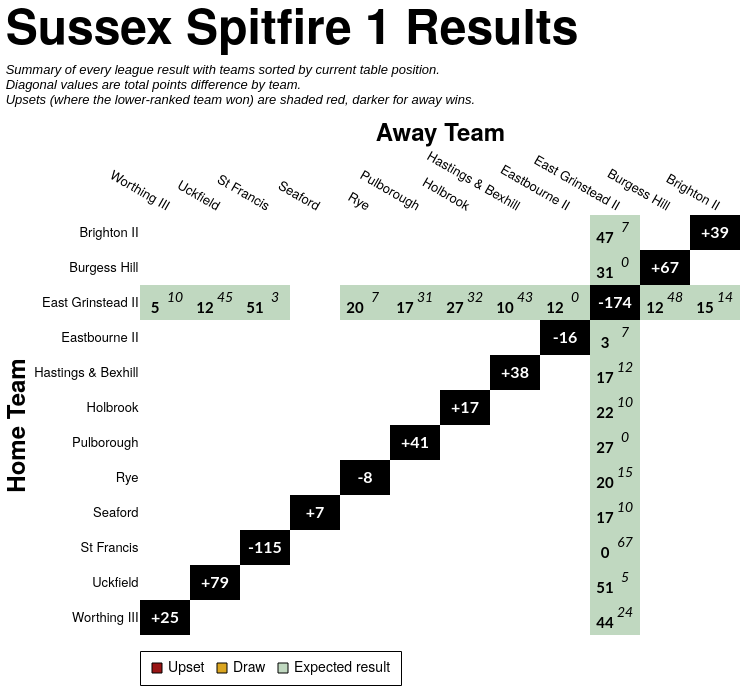

Write a Vega-Lite specification for this figure.
### Vega-Lite specification from a JSON file in a GitHub repository (floating-point values rounded to 4 significant figures; data arrays with more than 128 entries replaced by an {"elided": "..."} marker saying what was removed)
{"config": {"axis": {"labelFont": "PT Sans Narrow, Helvetica Neue, Helvetica, Arial, sans-serif", "titleFont": "PT Sans Narrow, Helvetica Neue, Helvetica, Arial, sans-serif", "labelFontSize": 13, "titleFontSize": 24, "gridColor": "#202947", "gridOpacity": 0.2, "zindex": 1}, "text": {"font": "Lato, sans-serif"}, "bar": {"cornerRadiusEnd": 5}, "header": {"labelFont": "PT Sans Narrow, Helvetica Neue, Helvetica, Arial, sans-serif", "titleFont": "PT Sans Narrow, Helvetica Neue, Helvetica, Arial, sans-serif", "labelFontSize": 24, "titleFontSize": 28, "labelFontWeight": "bold", "orient": "left"}, "legend": {"labelFont": "PT Sans Narrow, Helvetica Neue, Helvetica, Arial, sans-serif", "titleFont": "PT Sans Narrow, Helvetica Neue, Helvetica, Arial, sans-serif", "labelFontSize": 14, "titleFontSize": 16, "titlePadding": 5, "fillColor": "white", "strokeColor": "black", "padding": 10, "titleFontWeight": "lighter", "titleFontStyle": "italic", "titleColor": "gray", "offset": 10}, "title": {"font": "PT Sans Narrow, Helvetica Neue, Helvetica, Arial, sans-serif", "fontSize": 48, "fontWeight": "bold", "anchor": "start", "align": "center", "titlePadding": 20, "subtitlePadding": 10, "subtitleFontSize": 13, "subtitleColor": "", "subtitleFontStyle": "italic", "offset": 15, "color": "black"}, "axisX": {"labelAngle": 0}, "facet": {"title": null, "header": null, "align": {"row": "each", "column": "each"}, "spacing": 10}, "resolve": {"scale": {"y": "independent", "facet": "independent"}}, "background": "transparent", "scale": {"offsetBandPaddingOuter": 0.2, "offsetBandPaddingInner": 0.1}, "view": {"stroke": null, "background": "transparent"}}, "layer": [{"data": {"name": "data-78eb783b61e2edd8e6a97995017cc460"}, "mark": {"type": "rect"}, "encoding": {"color": {"field": "unexpected_result", "legend": {"labelExpr": "datum.value === 'Upset (Away Win)' ? 'Upset' : datum.value", "labelLimit": 220, "offset": 16, "orient": "bottom", "symbolStrokeColor": "black", "symbolStrokeWidth": 1, "values": ["Upset (Away Win)", "Draw", "Expected result"]}, "scale": {"domain": ["Expected result", "Upset (Home Win)", "Upset (Away Win)", "Draw", "To be played", "N/A"], "range": ["#146f1444", "#991515bb", "#991515", "goldenrod", "white", "black"]}, "title": null, "type": "nominal"}, "opacity": {"condition": {"test": "datum.home_team == param_18.home_team || datum.away_team == param_18.home_team || !isValid(param_18.home_team)", "value": 1.0}, "value": 0.1}, "tooltip": [{"field": "home_team", "title": "Home", "type": "nominal"}, {"field": "away_team", "title": "Away", "type": "nominal"}, {"field": "home_score_text", "title": "Home Score", "type": "nominal"}, {"field": "away_score_text", "title": "Away Score", "type": "nominal"}, {"field": "result", "title": "Result", "type": "nominal"}, {"field": "unexpected_result", "title": "Unexpectedness", "type": "nominal"}, {"field": "date", "format": "%d %b %Y", "title": "Date", "type": "temporal"}], "x": {"axis": {"domain": false, "grid": false, "labelAngle": 30, "orient": "top", "ticks": false}, "field": "away_team", "sort": ["Worthing III", "Uckfield", "St Francis", "Seaford", "Rye", "Pulborough", "Holbrook", "Hastings & Bexhill", "Eastbourne II", "East Grinstead II", "Burgess Hill", "Brighton II"], "title": "Away Team", "type": "nominal"}, "y": {"axis": {"domain": false, "grid": false, "ticks": false}, "field": "home_team", "sort": ["Brighton II", "Burgess Hill", "East Grinstead II", "Eastbourne II", "Hastings & Bexhill", "Holbrook", "Pulborough", "Rye", "Seaford", "St Francis", "Uckfield", "Worthing III"], "title": "Home Team", "type": "nominal"}}, "name": "view_15"}, {"data": {"name": "data-78eb783b61e2edd8e6a97995017cc460"}, "mark": {"type": "text", "fontStyle": "italic", "size": 14, "xOffset": 10, "yOffset": -5}, "encoding": {"color": {"condition": {"test": "(datum.home_team == param_18.home_team || datum.away_team == param_18.home_team || !isValid(param_18.home_team)) && datum.unexpected_result == 'Expected result'", "value": "black"}, "value": "white"}, "text": {"field": "away_score_text", "type": "nominal"}, "x": {"field": "away_team", "sort": ["Worthing III", "Uckfield", "St Francis", "Seaford", "Rye", "Pulborough", "Holbrook", "Hastings & Bexhill", "Eastbourne II", "East Grinstead II", "Burgess Hill", "Brighton II"], "type": "nominal"}, "y": {"field": "home_team", "sort": ["Brighton II", "Burgess Hill", "East Grinstead II", "Eastbourne II", "Hastings & Bexhill", "Holbrook", "Pulborough", "Rye", "Seaford", "St Francis", "Uckfield", "Worthing III"], "type": "nominal"}}, "transform": [{"filter": "datum.away_score_text != '' && datum.away_score_text != 'WO'"}]}, {"data": {"name": "data-78eb783b61e2edd8e6a97995017cc460"}, "mark": {"type": "text", "size": 12, "xOffset": 10, "yOffset": -5}, "encoding": {"color": {"condition": {"test": "(datum.home_team == param_18.home_team || datum.away_team == param_18.home_team || !isValid(param_18.home_team)) && datum.unexpected_result == 'Expected result'", "value": "black"}, "value": "white"}, "text": {"field": "away_score_text", "type": "nominal"}, "x": {"field": "away_team", "sort": ["Worthing III", "Uckfield", "St Francis", "Seaford", "Rye", "Pulborough", "Holbrook", "Hastings & Bexhill", "Eastbourne II", "East Grinstead II", "Burgess Hill", "Brighton II"], "type": "nominal"}, "y": {"field": "home_team", "sort": ["Brighton II", "Burgess Hill", "East Grinstead II", "Eastbourne II", "Hastings & Bexhill", "Holbrook", "Pulborough", "Rye", "Seaford", "St Francis", "Uckfield", "Worthing III"], "type": "nominal"}}, "transform": [{"filter": "datum.away_score_text == 'WO'"}]}, {"data": {"name": "data-78eb783b61e2edd8e6a97995017cc460"}, "mark": {"type": "text", "fontWeight": "bold", "size": 15, "xOffset": -10, "yOffset": 5}, "encoding": {"color": {"condition": {"test": "(datum.home_team == param_18.home_team || datum.away_team == param_18.home_team || !isValid(param_18.home_team)) && datum.unexpected_result == 'Expected result'", "value": "black"}, "value": "white"}, "text": {"field": "home_score_text", "type": "nominal"}, "x": {"field": "away_team", "sort": ["Worthing III", "Uckfield", "St Francis", "Seaford", "Rye", "Pulborough", "Holbrook", "Hastings & Bexhill", "Eastbourne II", "East Grinstead II", "Burgess Hill", "Brighton II"], "type": "nominal"}, "y": {"field": "home_team", "sort": ["Brighton II", "Burgess Hill", "East Grinstead II", "Eastbourne II", "Hastings & Bexhill", "Holbrook", "Pulborough", "Rye", "Seaford", "St Francis", "Uckfield", "Worthing III"], "type": "nominal"}}, "transform": [{"filter": "datum.home_score_text != '' && datum.home_score_text != 'WO'"}]}, {"data": {"name": "data-78eb783b61e2edd8e6a97995017cc460"}, "mark": {"type": "text", "size": 12, "xOffset": -10, "yOffset": 5}, "encoding": {"color": {"condition": {"test": "(datum.home_team == param_18.home_team || datum.away_team == param_18.home_team || !isValid(param_18.home_team)) && datum.unexpected_result == 'Expected result'", "value": "black"}, "value": "white"}, "text": {"field": "home_score_text", "type": "nominal"}, "x": {"field": "away_team", "sort": ["Worthing III", "Uckfield", "St Francis", "Seaford", "Rye", "Pulborough", "Holbrook", "Hastings & Bexhill", "Eastbourne II", "East Grinstead II", "Burgess Hill", "Brighton II"], "type": "nominal"}, "y": {"field": "home_team", "sort": ["Brighton II", "Burgess Hill", "East Grinstead II", "Eastbourne II", "Hastings & Bexhill", "Holbrook", "Pulborough", "Rye", "Seaford", "St Francis", "Uckfield", "Worthing III"], "type": "nominal"}}, "transform": [{"filter": "datum.home_score_text == 'WO'"}]}, {"data": {"name": "data-f49607e97df2edf9d0ff06204ec3ff56"}, "mark": {"type": "text", "color": "white", "fontWeight": "bold", "size": 16}, "encoding": {"text": {"field": "display_text", "type": "nominal"}, "tooltip": [{"field": "home_team", "title": "Team", "type": "nominal"}, {"field": "display_text", "title": "Points Difference", "type": "nominal"}], "x": {"field": "away_team", "sort": ["Worthing III", "Uckfield", "St Francis", "Seaford", "Rye", "Pulborough", "Holbrook", "Hastings & Bexhill", "Eastbourne II", "East Grinstead II", "Burgess Hill", "Brighton II"], "type": "nominal"}, "y": {"field": "home_team", "sort": ["Brighton II", "Burgess Hill", "East Grinstead II", "Eastbourne II", "Hastings & Bexhill", "Holbrook", "Pulborough", "Rye", "Seaford", "St Francis", "Uckfield", "Worthing III"], "type": "nominal"}}}], "height": {"step": 35}, "params": [{"name": "param_18", "select": {"type": "point", "clear": "dblclick", "fields": ["home_team"], "on": "click"}, "value": null, "views": ["view_15"]}], "title": {"text": "Sussex Spitfire 1 Results", "subtitle": ["Summary of every league result with teams sorted by current table position.", "Diagonal values are total points difference by team.", "Upsets (where the lower-ranked team won) are shaded red, darker for away wins."]}, "width": {"step": 50}, "$schema": "https://vega.github.io/schema/vega-lite/v5.20.1.json", "datasets": {"data-78eb783b61e2edd8e6a97995017cc460": {"elided": "144 records"}, "data-f49607e97df2edf9d0ff06204ec3ff56": [{"home_team": "Brighton II", "away_team": "Brighton II", "match_id": null, "date": "", "home_score": null, "away_score": null, "home_walkover": null, "away_walkover": null, "result": "N/A", "home_score_text": "", "away_score_text": "", "wo_result": "", "score_text": "", "display_text": "+39", "is_diagonal": true, "result_simple": "N/A", "unexpected_result": "N/A", "unexpected_opacity": 1.0}, {"home_team": "Burgess Hill", "away_team": "Burgess Hill", "match_id": null, "date": "", "home_score": null, "away_score": null, "home_walkover": null, "away_walkover": null, "result": "N/A", "home_score_text": "", "away_score_text": "", "wo_result": "", "score_text": "", "display_text": "+67", "is_diagonal": true, "result_simple": "N/A", "unexpected_result": "N/A", "unexpected_opacity": 1.0}, {"home_team": "East Grinstead II", "away_team": "East Grinstead II", "match_id": null, "date": "", "home_score": null, "away_score": null, "home_walkover": null, "away_walkover": null, "result": "N/A", "home_score_text": "", "away_score_text": "", "wo_result": "", "score_text": "", "display_text": "-174", "is_diagonal": true, "result_simple": "N/A", "unexpected_result": "N/A", "unexpected_opacity": 1.0}, {"home_team": "Eastbourne II", "away_team": "Eastbourne II", "match_id": null, "date": "", "home_score": null, "away_score": null, "home_walkover": null, "away_walkover": null, "result": "N/A", "home_score_text": "", "away_score_text": "", "wo_result": "", "score_text": "", "display_text": "-16", "is_diagonal": true, "result_simple": "N/A", "unexpected_result": "N/A", "unexpected_opacity": 1.0}, {"home_team": "Hastings & Bexhill", "away_team": "Hastings & Bexhill", "match_id": null, "date": "", "home_score": null, "away_score": null, "home_walkover": null, "away_walkover": null, "result": "N/A", "home_score_text": "", "away_score_text": "", "wo_result": "", "score_text": "", "display_text": "+38", "is_diagonal": true, "result_simple": "N/A", "unexpected_result": "N/A", "unexpected_opacity": 1.0}, {"home_team": "Holbrook", "away_team": "Holbrook", "match_id": null, "date": "", "home_score": null, "away_score": null, "home_walkover": null, "away_walkover": null, "result": "N/A", "home_score_text": "", "away_score_text": "", "wo_result": "", "score_text": "", "display_text": "+17", "is_diagonal": true, "result_simple": "N/A", "unexpected_result": "N/A", "unexpected_opacity": 1.0}, {"home_team": "Pulborough", "away_team": "Pulborough", "match_id": null, "date": "", "home_score": null, "away_score": null, "home_walkover": null, "away_walkover": null, "result": "N/A", "home_score_text": "", "away_score_text": "", "wo_result": "", "score_text": "", "display_text": "+41", "is_diagonal": true, "result_simple": "N/A", "unexpected_result": "N/A", "unexpected_opacity": 1.0}, {"home_team": "Rye", "away_team": "Rye", "match_id": null, "date": "", "home_score": null, "away_score": null, "home_walkover": null, "away_walkover": null, "result": "N/A", "home_score_text": "", "away_score_text": "", "wo_result": "", "score_text": "", "display_text": "-8", "is_diagonal": true, "result_simple": "N/A", "unexpected_result": "N/A", "unexpected_opacity": 1.0}, {"home_team": "Seaford", "away_team": "Seaford", "match_id": null, "date": "", "home_score": null, "away_score": null, "home_walkover": null, "away_walkover": null, "result": "N/A", "home_score_text": "", "away_score_text": "", "wo_result": "", "score_text": "", "display_text": "+7", "is_diagonal": true, "result_simple": "N/A", "unexpected_result": "N/A", "unexpected_opacity": 1.0}, {"home_team": "St Francis", "away_team": "St Francis", "match_id": null, "date": "", "home_score": null, "away_score": null, "home_walkover": null, "away_walkover": null, "result": "N/A", "home_score_text": "", "away_score_text": "", "wo_result": "", "score_text": "", "display_text": "-115", "is_diagonal": true, "result_simple": "N/A", "unexpected_result": "N/A", "unexpected_opacity": 1.0}, {"home_team": "Uckfield", "away_team": "Uckfield", "match_id": null, "date": "", "home_score": null, "away_score": null, "home_walkover": null, "away_walkover": null, "result": "N/A", "home_score_text": "", "away_score_text": "", "wo_result": "", "score_text": "", "display_text": "+79", "is_diagonal": true, "result_simple": "N/A", "unexpected_result": "N/A", "unexpected_opacity": 1.0}, {"home_team": "Worthing III", "away_team": "Worthing III", "match_id": null, "date": "", "home_score": null, "away_score": null, "home_walkover": null, "away_walkover": null, "result": "N/A", "home_score_text": "", "away_score_text": "", "wo_result": "", "score_text": "", "display_text": "+25", "is_diagonal": true, "result_simple": "N/A", "unexpected_result": "N/A", "unexpected_opacity": 1.0}]}}
